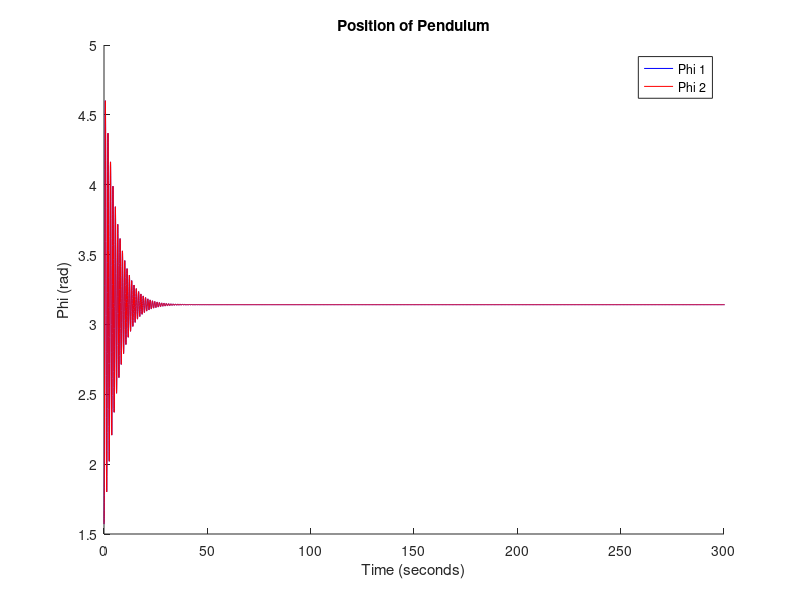
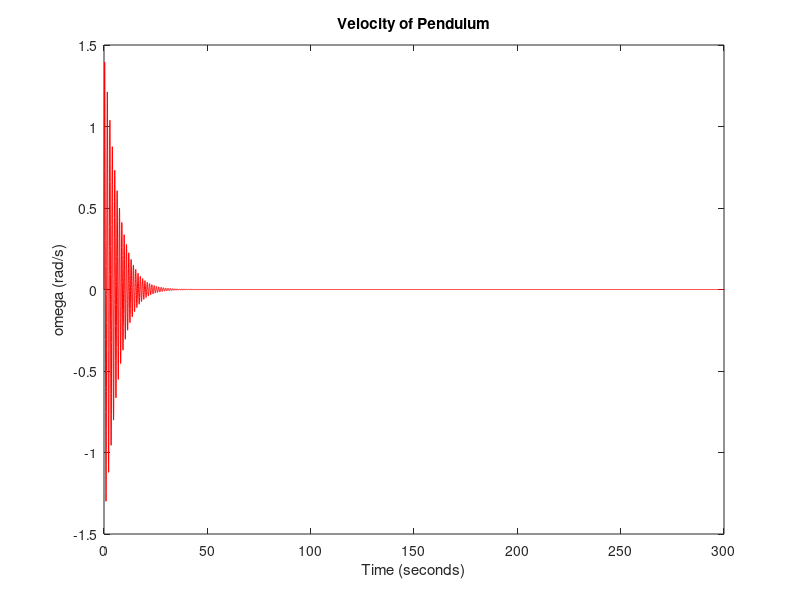

Write MATLAB code to recreate these figures, in order.
function two_pendulum_nonlinear()
% clear all
% close all
hold on
hold all
phi1_0 = pi/2;
phi2_0 = pi/2;
omega1_0 = 0;
omega2_0 = 0;
Y_0 = 1;
V_0 = 0;
l = 0.32;
g = 9.8;
m = 121;
M = 1328;
mu = m/(M + 2*m);
b = .0008;
gamma = b*sqrt(l/(4*g));
B = .0065;
Gamma = B*sqrt(l/(4*g))*(M+2*m);
period = sqrt(l/g);

x0 = [phi1_0; omega1_0; phi2_0; omega2_0; Y_0; V_0];  %%inition condition

[T, X] = ode45(@derivs, [0 10000], x0);


figure(1) %angle 1 over time
plot(T*period,X(:,1), 'b')
plot(T*period, X(:,3), 'r')
xlim([0 300])
xlabel('Time (seconds)')
ylabel('Phi (rad)')
title('Position of Pendulum')
legend('Phi 1', 'Phi 2')

figure(2) %angle 1 over time
plot(T*period,X(:,2), 'b')
plot(T*period, X(:,4), 'r')
xlim([0 300])
xlabel('Time (seconds)')
ylabel('omega (rad/s)')
title('Velocity of Pendulum')

% figure(3) %Position vs Acceleration
% plot(X(:,1), X(:,2), 'r')
% xlabel('Position (theta)')
% ylabel('Acceleration (rad/s)')
% title('Position vs Acceleration')

%% calculate the right hand side of the ode solver
function res = derivs(t, x)
    phi1 = x(1);
    omega1 = x(2);
    phi2 = x(3);
    omega2 = x(4);
    Y = x(5);
    V = x(6);
    
    dphi1dt = omega1;
    dphi2dt = omega2;
    domega1dt = (2*Gamma*V - mu*(sin(phi1) + sin(phi2)))*cos(phi1) + 2*gamma*omega1*abs(omega1) + sin(phi1);
    domega2dt = (2*Gamma*V - mu*(sin(phi1) + sin(phi2)))*cos(phi2) + 2*gamma*omega2*abs(omega2) + sin(phi2);
    dYdt = V;
    dVdt = -2*Gamma*V + mu*(sin(phi1) + sin(phi2));
    
    res = [dphi1dt; domega1dt; dphi2dt; domega2dt; dYdt; dVdt];
end
end
